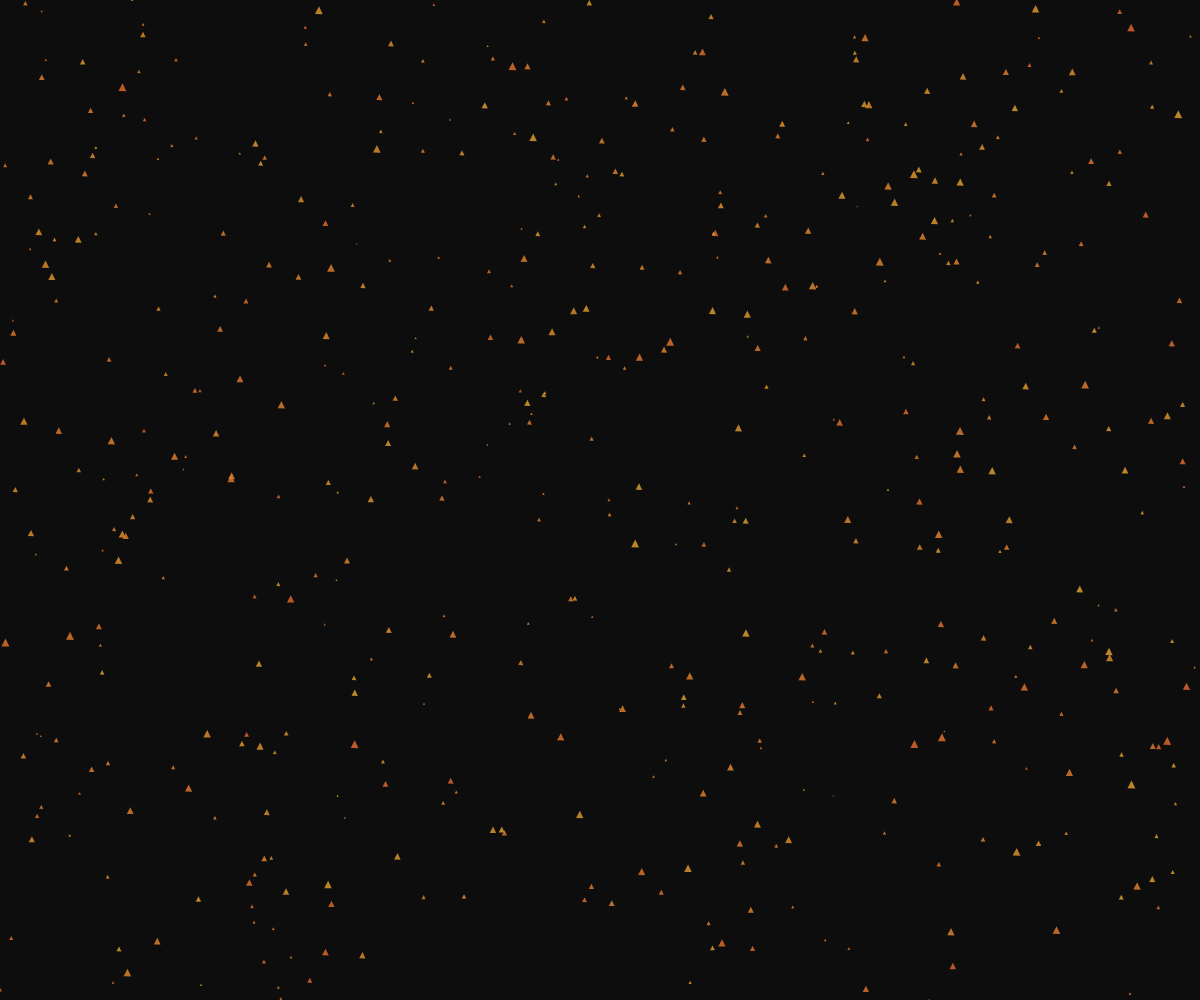
Frame 1 (no input)
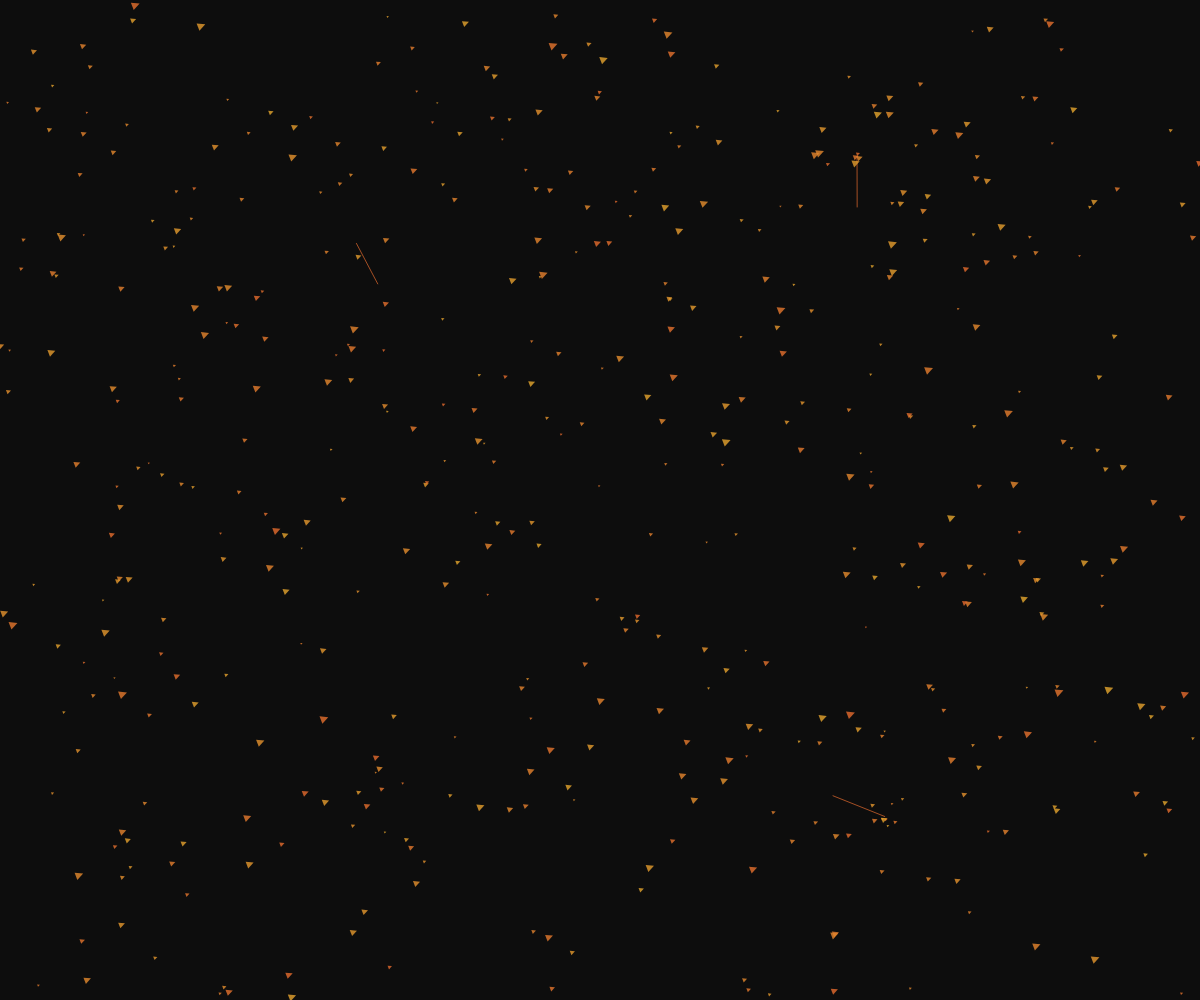
Frame 60 (no input)
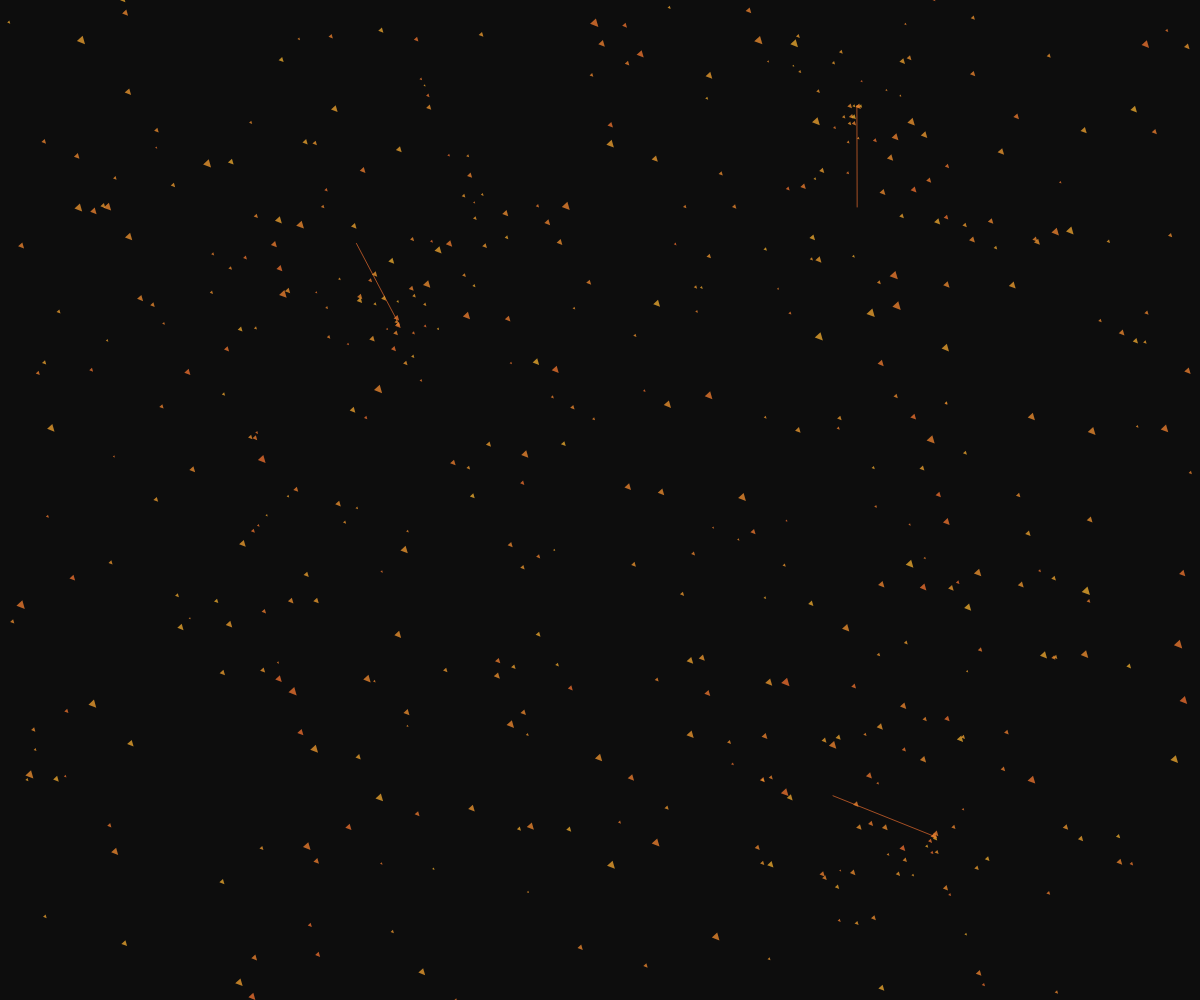
Frame 120 (the mouse pressed at the canvas centre since frame 60)

The p5.js sketch that drew these frames (run headless with seeded random() and noise() and a simulated clock; from frame 60 on, the mouse is pressed at the canvas centre):

// p5.js sketch
// ── sketch.js
let cracks = [];
let particles = [];
const PARTICLE_COUNT = 500;
const CRACK_COUNT = 3;
const MAX_CRACK_LENGTH = 800;

function setup() {
  createCanvas(windowWidth, windowHeight);
  colorMode(HSB, 360, 100, 100, 1);
  
  // Initialize cracks
  for (let i = 0; i < CRACK_COUNT; i++) {
    cracks.push({
      x: random(width),
      y: random(height),
      angle: random(TWO_PI),
      speed: random(0.5, 1.5),
      length: 0,
      maxLen: random(300, MAX_CRACK_LENGTH)
    });
  }
  
  // Initialize particles
  for (let i = 0; i < PARTICLE_COUNT; i++) {
    particles.push({
      x: random(width),
      y: random(height),
      size: random(1, 4),
      speedX: random(-2, 2),
      speedY: random(-2, 2),
      color: color(random(20, 40), 80, 90, 0.8),
      life: random(100, 300)
    });
  }
}

function draw() {
  background(0, 0, 5, 1);
  
  // Update and draw cracks
  for (let i = 0; i < cracks.length; i++) {
    let crack = cracks[i];
    
    // Update crack position
    crack.x += cos(crack.angle) * crack.speed;
    crack.y += sin(crack.angle) * crack.speed;
    crack.length += crack.speed;
    
    // Draw crack
    stroke(20, 80, 90, 0.7);
    strokeWeight(1);
    line(crack.x, crack.y, crack.x - cos(crack.angle) * crack.length, crack.y - sin(crack.angle) * crack.length);
    
    // Create new particles when crack moves
    if (frameCount % 5 === 0 && crack.length > 50) {
      for (let j = 0; j < 3; j++) {
        particles.push({
          x: crack.x,
          y: crack.y,
          size: random(1, 3),
          speedX: random(-3, 3),
          speedY: random(-3, 3),
          color: color(random(20, 40), 80, 90, 0.8),
          life: random(100, 200)
        });
      }
    }
    
    // Reset crack if it reaches max length or goes off screen
    if (crack.length > crack.maxLen || 
        crack.x < -50 || crack.x > width + 50 || 
        crack.y < -50 || crack.y > height + 50) {
      crack.x = random(width);
      crack.y = random(height);
      crack.angle = random(TWO_PI);
      crack.length = 0;
      crack.maxLen = random(300, MAX_CRACK_LENGTH);
    }
  }
  
  // Update and draw particles
  for (let i = 0; i < particles.length; i++) {
    let p = particles[i];
    
    // Apply movement
    p.x += p.speedX;
    p.y += p.speedY;
    p.life--;
    
    // Draw particle as a sharp geometric flake
    push();
    translate(p.x, p.y);
    rotate(frameCount * 0.02);
    fill(p.color);
    noStroke();
    
    // Draw triangular flake
    beginShape();
    vertex(0, -p.size);
    vertex(-p.size, p.size);
    vertex(p.size, p.size);
    endShape(CLOSE);
    
    pop();
    
    // Remove dead particles
    if (p.life <= 0) {
      particles.splice(i, 1);
      i--;
    }
  }
  
  // Add new particles occasionally for continuous flow
  if (frameCount % 2 === 0) {
    particles.push({
      x: random(width),
      y: random(height),
      size: random(1, 3),
      speedX: random(-2, 2),
      speedY: random(-2, 2),
      color: color(random(20, 40), 80, 90, 0.8),
      life: random(100, 300)
    });
    
    // Keep particle count manageable
    if (particles.length > PARTICLE_COUNT + 100) {
      particles.splice(0, 50);
    }
  }
}

function windowResized() {
  resizeCanvas(windowWidth, windowHeight);
}
